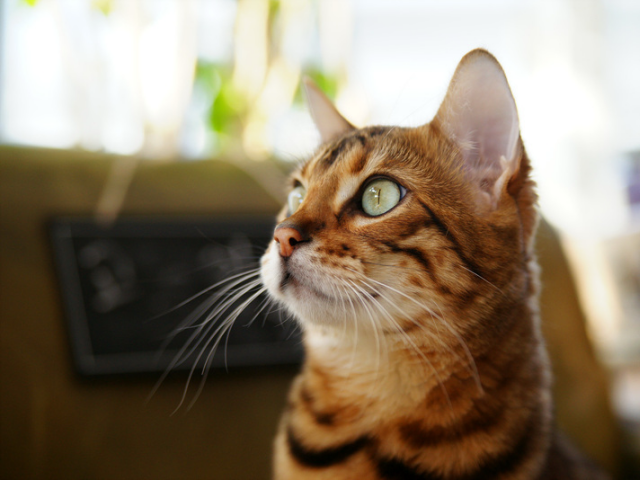
#> input picture computer_vision/Ch_1_Opencv_Intro/Ch_1_Opencv_Intro/fig/cat.bmp, 640 x 480 px, found by its file name
$ jupyter execute --allow-errors ch_1_review.ipynb
#> lines starting #> are read from the running program, lines starting #| are printed output that depends on the picture
[cell 1]
import cv2
import numpy as np
import sys

[cell 2]
img = cv2.imread('/Users/HPE/Documents/computer_vision/Ch_1_Opencv_Intro/Ch_1_Opencv_Intro/fig/puppy.bmp', cv2.IMREAD_COLOR)
#> (the rest of this cell did not finish here and is left out)

[cell 3]
import matplotlib.pyplot as plt
import cv2
import numpy as np
import sys

imgBGR = cv2.imread('/Users/HPE/Documents/computer_vision/Ch_1_Opencv_Intro/Ch_1_Opencv_Intro/fig/cat.bmp', cv2.IMREAD_COLOR)
#> imgBGR is the input picture: shape (480, 640, 3); mean B, G, R 104.5, 125.6, 140.8
imgGRAY = cv2.imread('/Users/HPE/Documents/computer_vision/Ch_1_Opencv_Intro/Ch_1_Opencv_Intro/fig/cat.bmp', 0)
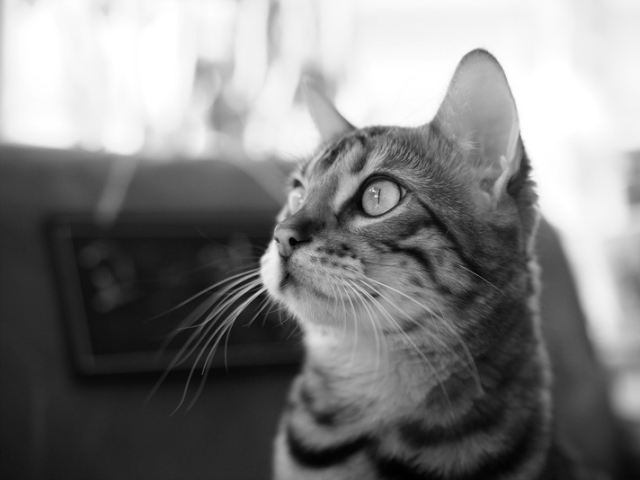
#> imgGRAY: shape (480, 640); min 0, max 255, mean 127.8

if imgBGR is None:
    print('image read failed')
    sys.exit()

imgRGB = cv2.cvtColor(imgBGR, cv2.COLOR_BGR2RGB)

plt.figure(figsize=(10,5))
plt.subplot(1, 3, 1), plt.imshow(imgBGR), plt.axis('off')
plt.subplot(1, 3, 2), plt.imshow(imgRGB), plt.axis('off')
plt.subplot(1, 3, 3), plt.imshow(imgGRAY, cmap = "gray"), plt.axis('off')
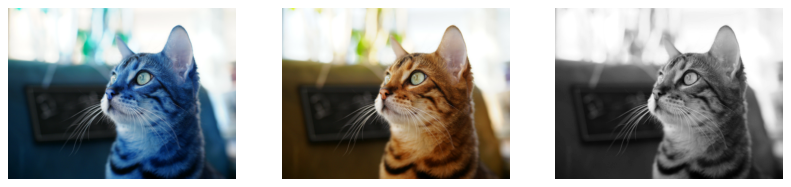
#> figure drawn by matplotlib, 3 panels; B, G, R data is drawn as R, G, B
